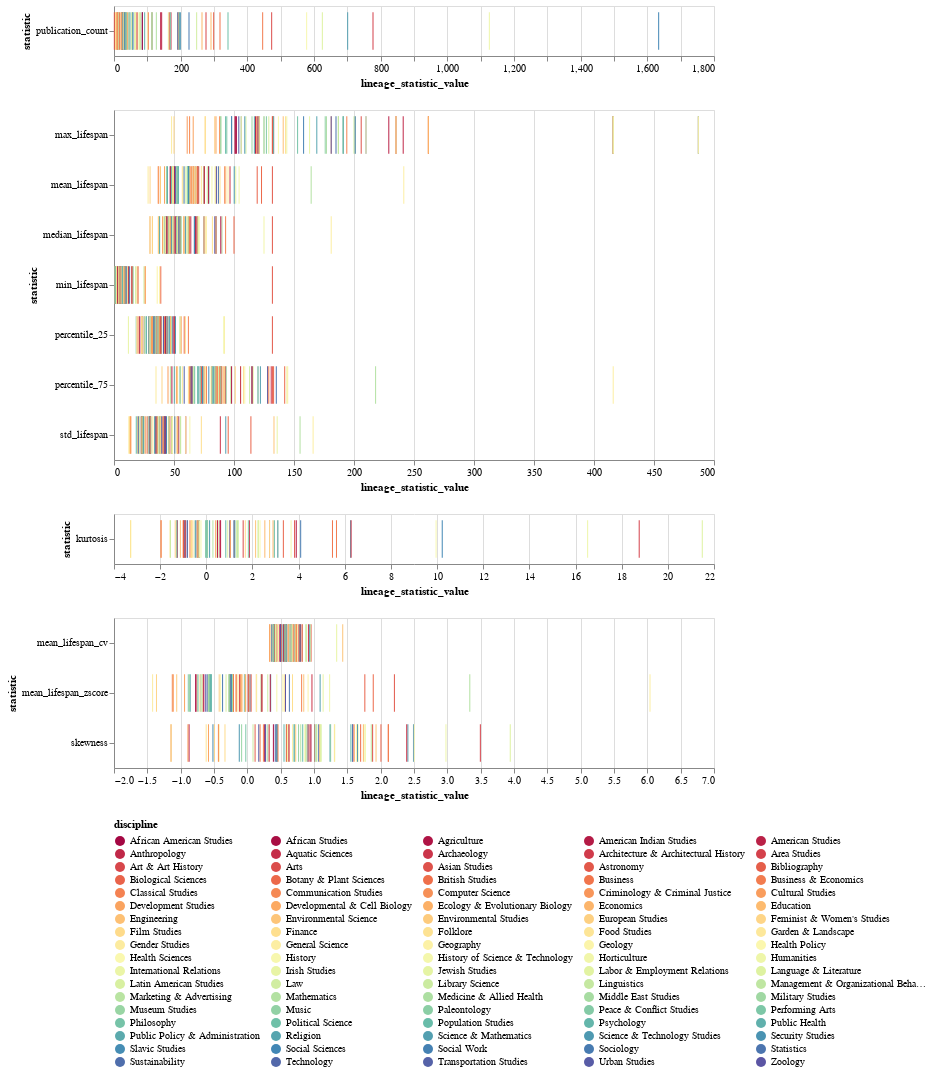

The code cell stored with this chart in its notebook:
### Code cell
lineage_discipline_stats = lineage_discipline_stats.rename(columns={'aggregated_disciplines': 'discipline'})

melted_lineage_discipline_stats = pd.melt(lineage_discipline_stats, id_vars=['discipline',], value_vars=['mean_lifespan', 'median_lifespan', 'std_lifespan', 'min_lifespan', 'max_lifespan', 'percentile_25', 'percentile_75', 'skewness', 'kurtosis', 'publication_count', 'mean_lifespan_zscore', 'mean_lifespan_cv'], var_name='statistic', value_name='lineage_statistic_value')

lineage_grouped_columns = group_columns_by_data_type(lineage_discipline_stats)

lineage_strip_plot = create_statistic_striplot(melted_lineage_discipline_stats, lineage_grouped_columns, 'lineage_statistic_value', 'discipline')
lineage_strip_plot

### Figure 1 — Vega-Lite specification as saved in the notebook (floating-point values rounded to 4 significant figures; data arrays with more than 128 entries replaced by an {"elided": "..."} marker saying what was removed)
{"$schema": "https://vega.github.io/schema/vega-lite/v5.6.1.json", "config": {"legend": {"columns": 5, "orient": "bottom", "symbolLimit": 1000}, "view": {"continuousHeight": 300, "continuousWidth": 300}}, "datasets": {"data-3887213751cb91b210b3d3908701ad40": {"elided": "630 records"}, "data-b34134d735398a2afd2d0c4ed0694c51": {"elided": "270 records"}, "data-b8bdb353326e6c5ef38f3bccdaf46ad1": [{"discipline": "Environmental Science", "lineage_statistic_value": 65, "statistic": "publication_count"}, {"discipline": "Irish Studies", "lineage_statistic_value": 64, "statistic": "publication_count"}, {"discipline": "Biological Sciences", "lineage_statistic_value": 299, "statistic": "publication_count"}, {"discipline": "Mathematics", "lineage_statistic_value": 127, "statistic": "publication_count"}, {"discipline": "Science & Mathematics", "lineage_statistic_value": 701, "statistic": "publication_count"}, {"discipline": "Archaeology", "lineage_statistic_value": 171, "statistic": "publication_count"}, {"discipline": "Language & Literature", "lineage_statistic_value": 625, "statistic": "publication_count"}, {"discipline": "Management & Organizational Behavior", "lineage_statistic_value": 62, "statistic": "publication_count"}, {"discipline": "International Relations", "lineage_statistic_value": 163, "statistic": "publication_count"}, {"discipline": "Finance", "lineage_statistic_value": 55, "statistic": "publication_count"}, {"discipline": "Area Studies", "lineage_statistic_value": 777, "statistic": "publication_count"}, {"discipline": "Anthropology", "lineage_statistic_value": 143, "statistic": "publication_count"}, {"discipline": "Security Studies", "lineage_statistic_value": 199, "statistic": "publication_count"}, {"discipline": "Social Sciences", "lineage_statistic_value": 1634, "statistic": "publication_count"}, {"discipline": "Botany & Plant Sciences", "lineage_statistic_value": 166, "statistic": "publication_count"}, {"discipline": "Art & Art History", "lineage_statistic_value": 276, "statistic": "publication_count"}, {"discipline": "History", "lineage_statistic_value": 578, "statistic": "publication_count"}, {"discipline": "Humanities", "lineage_statistic_value": 1126, "statistic": "publication_count"}, {"discipline": "Business", "lineage_statistic_value": 318, "statistic": "publication_count"}, {"discipline": "Business & Economics", "lineage_statistic_value": 446, "statistic": "publication_count"}, {"discipline": "Economics", "lineage_statistic_value": 264, "statistic": "publication_count"}, {"discipline": "Political Science", "lineage_statistic_value": 342, "statistic": "publication_count"}, {"discipline": "Engineering", "lineage_statistic_value": 23, "statistic": "publication_count"}, {"discipline": "Sustainability", "lineage_statistic_value": 191, "statistic": "publication_count"}, {"discipline": "Peace & Conflict Studies", "lineage_statistic_value": 114, "statistic": "publication_count"}, {"discipline": "Education", "lineage_statistic_value": 291, "statistic": "publication_count"}, {"discipline": "General Science", "lineage_statistic_value": 70, "statistic": "publication_count"}, {"discipline": "Arts", "lineage_statistic_value": 473, "statistic": "publication_count"}, {"discipline": "European Studies", "lineage_statistic_value": 30, "statistic": "publication_count"}, {"discipline": "Health Sciences", "lineage_statistic_value": 100, "statistic": "publication_count"}, {"discipline": "Asian Studies", "lineage_statistic_value": 193, "statistic": "publication_count"}, {"discipline": "Medicine & Allied Health", "lineage_statistic_value": 195, "statistic": "publication_count"}, {"discipline": "Jewish Studies", "lineage_statistic_value": 75, "statistic": "publication_count"}, {"discipline": "African American Studies", "lineage_statistic_value": 31, "statistic": "publication_count"}, {"discipline": "Linguistics", "lineage_statistic_value": 80, "statistic": "publication_count"}, {"discipline": "Law", "lineage_statistic_value": 248, "statistic": "publication_count"}, {"discipline": "Technology", "lineage_statistic_value": 29, "statistic": "publication_count"}, {"discipline": "Health Policy", "lineage_statistic_value": 63, "statistic": "publication_count"}, {"discipline": "Public Health", "lineage_statistic_value": 92, "statistic": "publication_count"}, {"discipline": "Geography", "lineage_statistic_value": 53, "statistic": "publication_count"}, {"discipline": "Social Work", "lineage_statistic_value": 35, "statistic": "publication_count"}, {"discipline": "Geology", "lineage_statistic_value": 5, "statistic": "publication_count"}, {"discipline": "History of Science & Technology", "lineage_statistic_value": 55, "statistic": "publication_count"}, {"discipline": "Food Studies", "lineage_statistic_value": 5, "statistic": "publication_count"}, {"discipline": "Communication Studies", "lineage_statistic_value": 13, "statistic": "publication_count"}, {"discipline": "Environmental Studies", "lineage_statistic_value": 23, "statistic": "publication_count"}, {"discipline": "Sociology", "lineage_statistic_value": 225, "statistic": "publication_count"}, {"discipline": "Architecture & Architectural History", "lineage_statistic_value": 69, "statistic": "publication_count"}, {"discipline": "Statistics", "lineage_statistic_value": 57, "statistic": "publication_count"}, {"discipline": "Religion", "lineage_statistic_value": 196, "statistic": "publication_count"}, {"discipline": "Philosophy", "lineage_statistic_value": 169, "statistic": "publication_count"}, {"discipline": "Middle East Studies", "lineage_statistic_value": 85, "statistic": "publication_count"}, {"discipline": "Ecology & Evolutionary Biology", "lineage_statistic_value": 114, "statistic": "publication_count"}, {"discipline": "Marketing & Advertising", "lineage_statistic_value": 16, "statistic": "publication_count"}, {"discipline": "Transportation Studies", "lineage_statistic_value": 10, "statistic": "publication_count"}, {"discipline": "Paleontology", "lineage_statistic_value": 14, "statistic": "publication_count"}, {"discipline": "Criminology & Criminal Justice", "lineage_statistic_value": 21, "statistic": "publication_count"}, {"discipline": "Psychology", "lineage_statistic_value": 48, "statistic": "publication_count"}, {"discipline": "Military Studies", "lineage_statistic_value": 38, "statistic": "publication_count"}, {"discipline": "Folklore", "lineage_statistic_value": 31, "statistic": "publication_count"}, {"discipline": "Music", "lineage_statistic_value": 114, "statistic": "publication_count"}, {"discipline": "American Studies", "lineage_statistic_value": 140, "statistic": "publication_count"}, {"discipline": "Public Policy & Administration", "lineage_statistic_value": 55, "statistic": "publication_count"}, {"discipline": "Garden & Landscape", "lineage_statistic_value": 11, "statistic": "publication_count"}, {"discipline": "Aquatic Sciences", "lineage_statistic_value": 26, "statistic": "publication_count"}, {"discipline": "American Indian Studies", "lineage_statistic_value": 10, "statistic": "publication_count"}, {"discipline": "Zoology", "lineage_statistic_value": 85, "statistic": "publication_count"}, {"discipline": "African Studies", "lineage_statistic_value": 85, "statistic": "publication_count"}, {"discipline": "Horticulture", "lineage_statistic_value": 12, "statistic": "publication_count"}, {"discipline": "Classical Studies", "lineage_statistic_value": 103, "statistic": "publication_count"}, {"discipline": "Gender Studies", "lineage_statistic_value": 31, "statistic": "publication_count"}, {"discipline": "Bibliography", "lineage_statistic_value": 33, "statistic": "publication_count"}, {"discipline": "Feminist & Women's Studies", "lineage_statistic_value": 45, "statistic": "publication_count"}, {"discipline": "Performing Arts", "lineage_statistic_value": 38, "statistic": "publication_count"}, {"discipline": "Labor & Employment Relations", "lineage_statistic_value": 34, "statistic": "publication_count"}, {"discipline": "Latin American Studies", "lineage_statistic_value": 77, "statistic": "publication_count"}, {"discipline": "Computer Science", "lineage_statistic_value": 10, "statistic": "publication_count"}, {"discipline": "Film Studies", "lineage_statistic_value": 28, "statistic": "publication_count"}, {"discipline": "Agriculture", "lineage_statistic_value": 26, "statistic": "publication_count"}, {"discipline": "Library Science", "lineage_statistic_value": 27, "statistic": "publication_count"}, {"discipline": "British Studies", "lineage_statistic_value": 16, "statistic": "publication_count"}, {"discipline": "Urban Studies", "lineage_statistic_value": 24, "statistic": "publication_count"}, {"discipline": "Science & Technology Studies", "lineage_statistic_value": 32, "statistic": "publication_count"}, {"discipline": "Population Studies", "lineage_statistic_value": 45, "statistic": "publication_count"}, {"discipline": "Museum Studies", "lineage_statistic_value": 24, "statistic": "publication_count"}, {"discipline": "Cultural Studies", "lineage_statistic_value": 22, "statistic": "publication_count"}, {"discipline": "Slavic Studies", "lineage_statistic_value": 33, "statistic": "publication_count"}, {"discipline": "Developmental & Cell Biology", "lineage_statistic_value": 7, "statistic": "publication_count"}, {"discipline": "Development Studies", "lineage_statistic_value": 40, "statistic": "publication_count"}, {"discipline": "Astronomy", "lineage_statistic_value": 1, "statistic": "publication_count"}], "data-eb4073959a09aa5b02b96216110d9bfc": [{"discipline": "Environmental Science", "lineage_statistic_value": 2.136, "statistic": "kurtosis"}, {"discipline": "Irish Studies", "lineage_statistic_value": 1.384, "statistic": "kurtosis"}, {"discipline": "Biological Sciences", "lineage_statistic_value": 3.339, "statistic": "kurtosis"}, {"discipline": "Mathematics", "lineage_statistic_value": -0.3873, "statistic": "kurtosis"}, {"discipline": "Science & Mathematics", "lineage_statistic_value": 6.253, "statistic": "kurtosis"}, {"discipline": "Archaeology", "lineage_statistic_value": 6.274, "statistic": "kurtosis"}, {"discipline": "Language & Literature", "lineage_statistic_value": 21.49, "statistic": "kurtosis"}, {"discipline": "Management & Organizational Behavior", "lineage_statistic_value": 2.246, "statistic": "kurtosis"}, {"discipline": "International Relations", "lineage_statistic_value": 3.098, "statistic": "kurtosis"}, {"discipline": "Finance", "lineage_statistic_value": 1.69, "statistic": "kurtosis"}, {"discipline": "Area Studies", "lineage_statistic_value": 18.76, "statistic": "kurtosis"}, {"discipline": "Anthropology", "lineage_statistic_value": 1.865, "statistic": "kurtosis"}, {"discipline": "Security Studies", "lineage_statistic_value": 3.1, "statistic": "kurtosis"}, {"discipline": "Social Sciences", "lineage_statistic_value": 10.22, "statistic": "kurtosis"}, {"discipline": "Botany & Plant Sciences", "lineage_statistic_value": 2.738, "statistic": "kurtosis"}, {"discipline": "Art & Art History", "lineage_statistic_value": 1.218, "statistic": "kurtosis"}, {"discipline": "History", "lineage_statistic_value": 9.957, "statistic": "kurtosis"}, {"discipline": "Humanities", "lineage_statistic_value": 16.52, "statistic": "kurtosis"}, {"discipline": "Business", "lineage_statistic_value": 5.467, "statistic": "kurtosis"}, {"discipline": "Business & Economics", "lineage_statistic_value": 5.641, "statistic": "kurtosis"}, {"discipline": "Economics", "lineage_statistic_value": 2.892, "statistic": "kurtosis"}, {"discipline": "Political Science", "lineage_statistic_value": 2.95, "statistic": "kurtosis"}, {"discipline": "Engineering", "lineage_statistic_value": -1.123, "statistic": "kurtosis"}, {"discipline": "Sustainability", "lineage_statistic_value": 1.197, "statistic": "kurtosis"}, {"discipline": "Peace & Conflict Studies", "lineage_statistic_value": -0.03073, "statistic": "kurtosis"}, {"discipline": "Education", "lineage_statistic_value": 2.536, "statistic": "kurtosis"}, {"discipline": "General Science", "lineage_statistic_value": -1.574, "statistic": "kurtosis"}, {"discipline": "Arts", "lineage_statistic_value": 1.597, "statistic": "kurtosis"}, {"discipline": "European Studies", "lineage_statistic_value": -1.347, "statistic": "kurtosis"}, {"discipline": "Health Sciences", "lineage_statistic_value": 2.328, "statistic": "kurtosis"}, {"discipline": "Asian Studies", "lineage_statistic_value": 3.826, "statistic": "kurtosis"}, {"discipline": "Medicine & Allied Health", "lineage_statistic_value": 1.362, "statistic": "kurtosis"}, {"discipline": "Jewish Studies", "lineage_statistic_value": 0.9276, "statistic": "kurtosis"}, {"discipline": "African American Studies", "lineage_statistic_value": -0.9684, "statistic": "kurtosis"}, {"discipline": "Linguistics", "lineage_statistic_value": 0.04714, "statistic": "kurtosis"}, {"discipline": "Law", "lineage_statistic_value": 0.5121, "statistic": "kurtosis"}, {"discipline": "Technology", "lineage_statistic_value": -1.258, "statistic": "kurtosis"}, {"discipline": "Health Policy", "lineage_statistic_value": -0.2304, "statistic": "kurtosis"}, {"discipline": "Public Health", "lineage_statistic_value": -0.8209, "statistic": "kurtosis"}, {"discipline": "Geography", "lineage_statistic_value": -0.665, "statistic": "kurtosis"}, {"discipline": "Social Work", "lineage_statistic_value": 0.03584, "statistic": "kurtosis"}, {"discipline": "Geology", "lineage_statistic_value": -3.272, "statistic": "kurtosis"}, {"discipline": "History of Science & Technology", "lineage_statistic_value": 3.673, "statistic": "kurtosis"}, {"discipline": "Food Studies", "lineage_statistic_value": -3.282, "statistic": "kurtosis"}, {"discipline": "Communication Studies", "lineage_statistic_value": -1.959, "statistic": "kurtosis"}, {"discipline": "Environmental Studies", "lineage_statistic_value": -0.3254, "statistic": "kurtosis"}, {"discipline": "Sociology", "lineage_statistic_value": 4.089, "statistic": "kurtosis"}, {"discipline": "Architecture & Architectural History", "lineage_statistic_value": 0.6197, "statistic": "kurtosis"}, {"discipline": "Statistics", "lineage_statistic_value": -0.9244, "statistic": "kurtosis"}, {"discipline": "Religion", "lineage_statistic_value": -0.9122, "statistic": "kurtosis"}, {"discipline": "Philosophy", "lineage_statistic_value": -0.2931, "statistic": "kurtosis"}, {"discipline": "Middle East Studies", "lineage_statistic_value": 0.4734, "statistic": "kurtosis"}, {"discipline": "Ecology & Evolutionary Biology", "lineage_statistic_value": 1.034, "statistic": "kurtosis"}, {"discipline": "Marketing & Advertising", "lineage_statistic_value": 0.2859, "statistic": "kurtosis"}, {"discipline": "Transportation Studies", "lineage_statistic_value": -0.2949, "statistic": "kurtosis"}, {"discipline": "Paleontology", "lineage_statistic_value": 1.822, "statistic": "kurtosis"}, {"discipline": "Criminology & Criminal Justice", "lineage_statistic_value": -1.007, "statistic": "kurtosis"}, {"discipline": "Psychology", "lineage_statistic_value": -0.3538, "statistic": "kurtosis"}, {"discipline": "Military Studies", "lineage_statistic_value": -0.4923, "statistic": "kurtosis"}, {"discipline": "Folklore", "lineage_statistic_value": -0.9033, "statistic": "kurtosis"}, {"discipline": "Music", "lineage_statistic_value": 0.05554, "statistic": "kurtosis"}, {"discipline": "American Studies", "lineage_statistic_value": 0.4844, "statistic": "kurtosis"}, {"discipline": "Public Policy & Administration", "lineage_statistic_value": 1.239, "statistic": "kurtosis"}, {"discipline": "Garden & Landscape", "lineage_statistic_value": 2.746, "statistic": "kurtosis"}, {"discipline": "Aquatic Sciences", "lineage_statistic_value": -1.27, "statistic": "kurtosis"}, {"discipline": "American Indian Studies", "lineage_statistic_value": 3.898, "statistic": "kurtosis"}, {"discipline": "Zoology", "lineage_statistic_value": -0.828, "statistic": "kurtosis"}, {"discipline": "African Studies", "lineage_statistic_value": 0.5954, "statistic": "kurtosis"}, {"discipline": "Horticulture", "lineage_statistic_value": -0.2956, "statistic": "kurtosis"}, {"discipline": "Classical Studies", "lineage_statistic_value": -0.7093, "statistic": "kurtosis"}, {"discipline": "Gender Studies", "lineage_statistic_value": -0.6417, "statistic": "kurtosis"}, {"discipline": "Bibliography", "lineage_statistic_value": -0.9881, "statistic": "kurtosis"}, {"discipline": "Feminist & Women's Studies", "lineage_statistic_value": -0.5816, "statistic": "kurtosis"}, {"discipline": "Performing Arts", "lineage_statistic_value": -0.000719, "statistic": "kurtosis"}, {"discipline": "Labor & Employment Relations", "lineage_statistic_value": 2.252, "statistic": "kurtosis"}, {"discipline": "Latin American Studies", "lineage_statistic_value": 1.314, "statistic": "kurtosis"}, {"discipline": "Computer Science", "lineage_statistic_value": -1.964, "statistic": "kurtosis"}, {"discipline": "Film Studies", "lineage_statistic_value": -0.633, "statistic": "kurtosis"}, {"discipline": "Agriculture", "lineage_statistic_value": -0.9146, "statistic": "kurtosis"}, {"discipline": "Library Science", "lineage_statistic_value": -1.554, "statistic": "kurtosis"}, {"discipline": "British Studies", "lineage_statistic_value": -0.3984, "statistic": "kurtosis"}, {"discipline": "Urban Studies", "lineage_statistic_value": 1.019, "statistic": "kurtosis"}, {"discipline": "Science & Technology Studies", "lineage_statistic_value": 0.1429, "statistic": "kurtosis"}, {"discipline": "Population Studies", "lineage_statistic_value": 0.8432, "statistic": "kurtosis"}, {"discipline": "Museum Studies", "lineage_statistic_value": -1.284, "statistic": "kurtosis"}, {"discipline": "Cultural Studies", "lineage_statistic_value": 1.042, "statistic": "kurtosis"}, {"discipline": "Slavic Studies", "lineage_statistic_value": -0.4566, "statistic": "kurtosis"}, {"discipline": "Developmental & Cell Biology", "lineage_statistic_value": 0.4054, "statistic": "kurtosis"}, {"discipline": "Development Studies", "lineage_statistic_value": -0.3597, "statistic": "kurtosis"}, {"discipline": "Astronomy", "lineage_statistic_value": null, "statistic": "kurtosis"}]}, "params": [{"bind": "legend", "name": "param_21", "select": {"fields": ["discipline"], "type": "point"}, "views": ["view_21"]}, {"bind": "legend", "name": "param_22", "select": {"fields": ["discipline"], "type": "point"}, "views": ["view_22"]}, {"bind": "legend", "name": "param_23", "select": {"fields": ["discipline"], "type": "point"}, "views": ["view_23"]}, {"bind": "legend", "name": "param_24", "select": {"fields": ["discipline"], "type": "point"}, "views": ["view_24"]}], "vconcat": [{"data": {"name": "data-b8bdb353326e6c5ef38f3bccdaf46ad1"}, "encoding": {"color": {"field": "discipline", "scale": {"scheme": "spectral"}, "type": "nominal"}, "opacity": {"condition": {"param": "param_21", "value": 1}, "value": 0.2}, "tooltip": [{"field": "discipline", "type": "nominal"}, {"field": "statistic", "type": "nominal"}, {"field": "lineage_statistic_value", "type": "quantitative"}], "x": {"field": "lineage_statistic_value", "type": "quantitative"}, "y": {"field": "statistic", "type": "nominal"}}, "height": 50, "mark": {"type": "tick"}, "name": "view_21", "width": 600}, {"data": {"name": "data-3887213751cb91b210b3d3908701ad40"}, "encoding": {"color": {"field": "discipline", "scale": {"scheme": "spectral"}, "type": "nominal"}, "opacity": {"condition": {"param": "param_22", "value": 1}, "value": 0.2}, "tooltip": [{"field": "discipline", "type": "nominal"}, {"field": "statistic", "type": "nominal"}, {"field": "lineage_statistic_value", "type": "quantitative"}], "x": {"field": "lineage_statistic_value", "type": "quantitative"}, "y": {"field": "statistic", "type": "nominal"}}, "height": 350, "mark": {"type": "tick"}, "name": "view_22", "width": 600}, {"data": {"name": "data-eb4073959a09aa5b02b96216110d9bfc"}, "encoding": {"color": {"field": "discipline", "scale": {"scheme": "spectral"}, "type": "nominal"}, "opacity": {"condition": {"param": "param_23", "value": 1}, "value": 0.2}, "tooltip": [{"field": "discipline", "type": "nominal"}, {"field": "statistic", "type": "nominal"}, {"field": "lineage_statistic_value", "type": "quantitative"}], "x": {"field": "lineage_statistic_value", "type": "quantitative"}, "y": {"field": "statistic", "type": "nominal"}}, "height": 50, "mark": {"type": "tick"}, "name": "view_23", "width": 600}, {"data": {"name": "data-b34134d735398a2afd2d0c4ed0694c51"}, "encoding": {"color": {"field": "discipline", "scale": {"scheme": "spectral"}, "type": "nominal"}, "opacity": {"condition": {"param": "param_24", "value": 1}, "value": 0.2}, "tooltip": [{"field": "discipline", "type": "nominal"}, {"field": "statistic", "type": "nominal"}, {"field": "lineage_statistic_value", "type": "quantitative"}], "x": {"field": "lineage_statistic_value", "type": "quantitative"}, "y": {"field": "statistic", "type": "nominal"}}, "height": 150, "mark": {"type": "tick"}, "name": "view_24", "width": 600}]}
